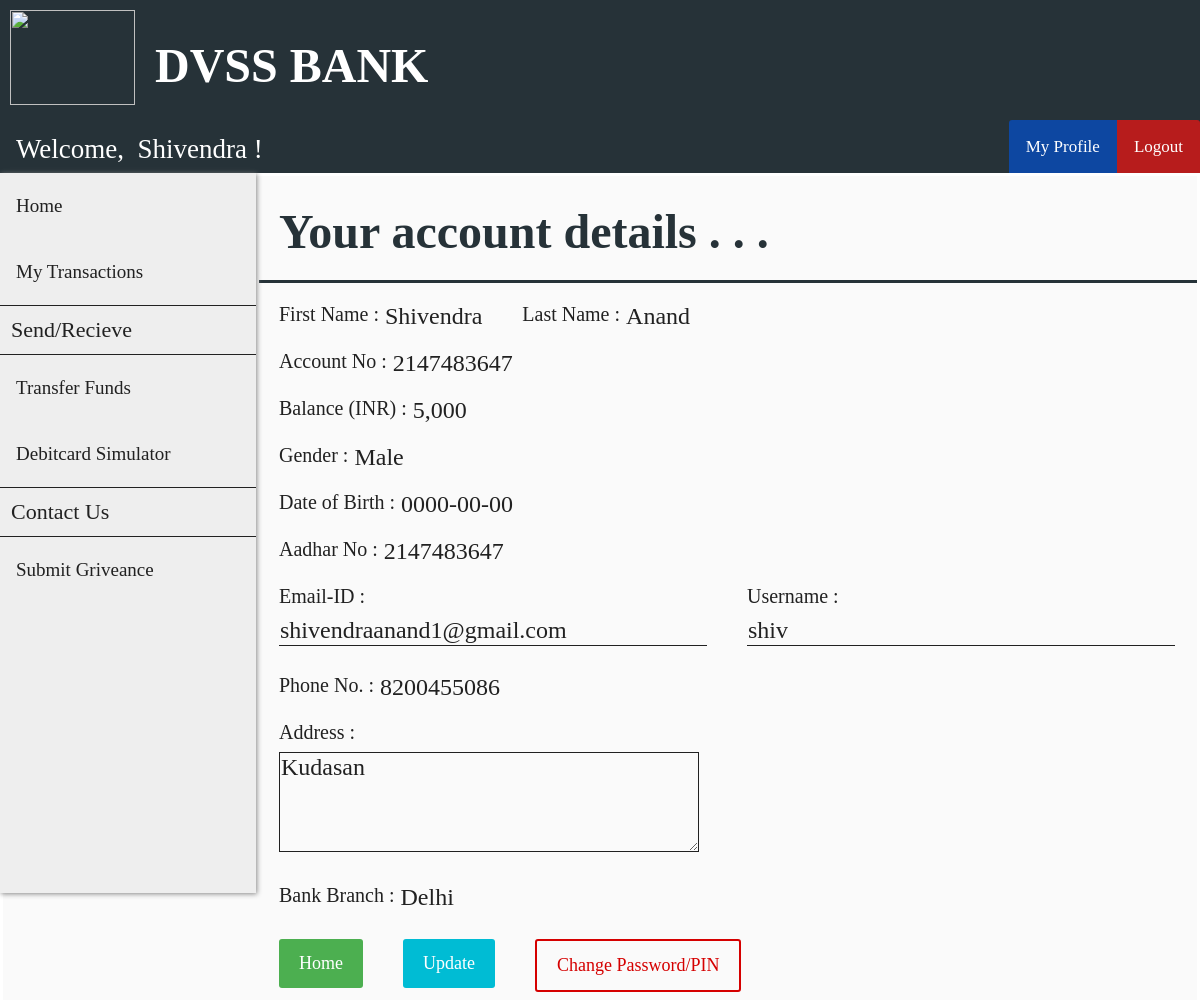
Page /customer_profile.php (signed in) on the committed database.
### tables this page shows
CREATE TABLE `customer` (
  `cust_id` int(11) NOT NULL,
  `first_name` varchar(30) DEFAULT NULL,
  `last_name` varchar(30) DEFAULT NULL,
  `gender` varchar(10) DEFAULT NULL,
  `dob` date DEFAULT NULL,
  `aadhar_no` int(11) DEFAULT NULL,
  `email` varchar(30) DEFAULT NULL,
  `phone_no` varchar(20) DEFAULT NULL,
  `address` varchar(255) DEFAULT NULL,
  `branch` varchar(30) DEFAULT NULL,
  `account_no` int(11) DEFAULT NULL,
  `pin` int(4) DEFAULT NULL,
  `uname` varchar(30) DEFAULT NULL,
  `pwd` varchar(30) DEFAULT NULL
);

CREATE TABLE `passbook1` (
  `trans_id` int(11) NOT NULL,
  `trans_date` datetime DEFAULT NULL,
  `remarks` varchar(255) DEFAULT NULL,
  `debit` int(11) DEFAULT NULL,
  `credit` int(11) DEFAULT NULL,
  `balance` int(11) DEFAULT NULL
);

### customer_profile.php (the view, shortened to what this page needs)
<?php
    include "connect.php";
    include "header.php";
    include "customer_navbar.php";
    include "customer_sidebar.php";
    $id = $_SESSION['loggedIn_cust_id'];
    $sql0 = "SELECT * FROM customer WHERE cust_id=".$id;
    $sql1 = "SELECT * FROM passbook".$id." WHERE trans_id=(
                    SELECT MAX(trans_id) FROM passbook".$id.")";
    $result0 = $conn->query($sql0);
    $result1 = $conn->query($sql1);
    if ($result0->num_rows > 0) {
        while($row = $result0->fetch_assoc()) {
            $fname = $row["first_name"];
            $lname = $row["last_name"];
            $gender = $row["gender"];
            $dob = $row["dob"];
            $aadhar = $row["aadhar_no"];
            $email = $row["email"];
            $phno = $row["phone_no"];
            $address = $row["address"];
            $branch = $row["branch"];
            $acno = $row["account_no"];
            $cus_uname = $row["uname"];
        }
    }
    if ($result1->num_rows > 0) {
        while($row = $result1->fetch_assoc()) {
            $balance = $row["balance"];
        }
    }
?>
<!DOCTYPE html>
<html>
<head>
    <link rel="stylesheet" href="customer_add_style.css">
</head>
<body>
    <form class="add_customer_form" action="customer_profile_action.php" method="post">
        <div class="flex-container-form_header">
            <h1 id="form_header">Your account details . . .</h1>
        </div>
        <div class="flex-container">
            <div class=container>
                <label>First Name : <label id="info_label"><?php echo $fname ?></label></label>
            </div>
            <div class=container>
                <label>Last Name : <label id="info_label"><?php echo $lname ?></label></label>
            </div>
        </div>
        <div class="flex-container">
            <div class=container>
                <label>Account No : <label id="info_label"><?php echo $acno ?></label></label>
            </div>
        </div>
        <div class="flex-container">
            <div class=container>
                <label>Balance (INR) : <label id="info_label"><?php echo number_format($balance) ?></label></label>
            </div>
        </div>
        <div class="flex-container">
            <div class=container>
                <label>Gender :
                    <label id="info_label">
                    <?php
                        if ($gender == "male") {echo "Male";}
                        elseif ($gender == "female") {echo "Female";}
                        else {echo "Others";}
                    ?>
            </div>
        </div>
        <div class="flex-container">
            <div class=container>
                <label>Date of Birth : <label id="info_label"><?php echo $dob ?></label></label>
            </div>
        </div>
        <div class="flex-container">
            <div class=container>
                <label>Aadhar No : <label id="info_label"><?php echo $aadhar ?></label></label>
            </div>
        </div>
        <div class="flex-container">
            <div class=container>
                <label>Email-ID :</label><br>
                <input name="email" size="30" type="text" value="<?php echo $email ?>" required />
            </div>
            <div class=container>
                <label>Username :</label><br>
                <input name="cus_uname" size="30" type="text" value="<?php echo $cus_uname ?>" required />
            </div>
        </div>
        <div class="flex-container">
            <div  class=container>
                <label>Phone No. : <label id="info_label"><?php echo $phno ?></label></label>
            </div>
        </div>
        <div class="flex-container">
            <div class=container>
                <label>Address :</label><br>
                <textarea name="address" required /><?php echo $address ?></textarea>
            </div>
        </div>
        <div class="flex-container">
            <div class=container>
                <label>Bank Branch :
                    <label id="info_label">
                        <?php
                            if ($branch == "delhi") {echo "Delhi";}
                            elseif ($branch == "newyork") {echo "New York";}
                            elseif ($branch == "paris") {echo "Paris";}
                            elseif ($branch == "riyadh") {echo "Riyadh";}
                            elseif ($branch == "moscow") {echo "Moscow";}
                        ?>
                    </label>
                </label>
            </div>
        </div>
        <div class="flex-container">
            <div class="container">
                <a href="./customer_home.php" class="button">Home</a>
            </div>
            <div class="container">
                <button type="submit">Update</button>
            </div>
            <div class="container">
                <a href="./pass_change.php" class="password-button">Change Password/PIN</a>
            </div>
        </div>
    </form>
</body>
</html>

### customer_navbar.php (shortened to what this page needs)
<?php
    include "connect.php";
    if (isset($_SESSION['loggedIn_cust_id'])) {
        $sql0 = "SELECT * FROM customer WHERE cust_id=".$_SESSION['loggedIn_cust_id'];
        $result = $conn->query($sql0);
        $row = $result->fetch_assoc();
    }
?>
<!DOCTYPE html>
<html>
<head>
    <link rel="stylesheet" href="user_navbar_style.css">
</head>
<body>
    <div class="nav-wrapper">
        <div class="topnav" id="theTopNav">
            <a id="user">Welcome, &nbsp<?php echo $row["first_name"]; ?> !</a>
            <a id="logout" href="./logout_action.php" onclick="return confirm('Are you sure?')">Logout</a>
            <a id="profile" href="./customer_profile.php">My Profile</a>
        </div>
    </div>
</body>
</html>

### header_style.css (style rules this page uses)
body { margin: 0; padding: 0; background-color: #FAFAFA; }
h1 { font-family: OpenSans-Light; color: white; font-size: 3rem; line-height: 3rem; margin-top: calc((1.5rem - 2rem) + 2.5rem); margin-bottom: 1.5rem; }

### user_navbar_style.css (style rules this page uses)
.nav-wrapper { height: 53px; background: #333; }
.nav-wrapper .topnav { background-color: #263238; overflow: hidden; height: 53px; }
.topnav a[id="user"] { float: left; display: block; color: white; text-align: center; padding: 14px 16px; text-decoration: none; font-size: 27px; font-family: Roboto-Light; }
.topnav a[id="profile"] { float: right; display: block; color: white; text-align: center; padding: 17px 17px; text-decoration: none; font-size: 17px; font-family: OpenSans-Bold; background-color: #0D47A1; border-top-left-radius: 3px; }
.topnav a[id="logout"] { float: right; display: block; color: white; text-align: center; padding: 17px 17px; text-decoration: none; font-size: 17px; font-family: OpenSans-Bold; background-color: #b71c1c; border-top-right-radius: 3px; }

### customer_add_style.css (style rules this page uses)
.flex-container { display: -webkit-flex; display: flex; margin-left: 256px; width: auto; height: auto; -webkit-flex-wrap: wrap; flex-wrap: wrap; background-color: #FAFAFA; }
.flex-container-form_header { display: -webkit-flex; display: flex; margin-left: 256px; width: auto; height: auto; background-color: #FAFAFA; border-bottom: 3px solid #263238; }
h1[id="form_header"] { margin-left: 20px; font-family: Roboto-Thin; color: #263238; }
form { border: 3px solid white; width: inherit; margin-left: 0px; }
label { display: block; float: left; color: #212121; font-family: OpenSans-Bold; font-size: 20px; }
label[id="info_label"] { display: block; float: right; margin-left: 6px; font-family: Roboto-Regular; color: #212121; font-size: 24px; }
input[type=text], input[type=password] { font-family: Roboto-Regular; color: #212121; font-size: 24px; width: auto; margin: 8px 0; padding: 1px 1px; border: 0; border-bottom: 1px solid #212121; box-sizing: border-box; background-color: transparent; }
.container { margin-top: 20px; margin-left: 20px; margin-right: 20px; float: left; display: inline-block; }
textarea { font-family: Roboto-Regular; color: #212121; font-size: 24px; height: 100px; width:35vw; max-width: 720px; min-width: 240px; margin: 8px 0; padding: 1px 1px; border: 0; border: 1px solid #212121; box-sizing: border-box; background-color: transparent; }
button { font-family: OpenSans-Regular; font-size: 18px; background-color: #00BCD4; color: white; padding: 14px 20px; margin: 8px 0; border: none; cursor: pointer; width: 100%; border-radius: 3px; }
.button { background-color: #4CAF50; border: none; color: white; font-family: OpenSans-Regular; font-size: 18px; padding: 14px 20px; margin: 8px 0; text-align: center; text-decoration: none; display: inline-block; border-radius: 3px; cursor: pointer; }
.password-button { background-color: transparent; color: #d50000; font-family: OpenSans-Regular; font-size: 18px; padding: 14px 20px; margin: 8px 0; text-align: center; text-decoration: none; display: inline-block; border-radius: 3px; border: 2px solid #d50000; cursor: pointer; }

### rows in the picture
customer: first_name "Shivendra", last_name "Anand", account_no "2147483647", dob "0000-00-00", aadhar_no "2147483647", email "shivendraanand1@gmail.com", cus_uname "shiv", phone_no "8200455086", address "Kudasan"
passbook1: balance "5,000"
